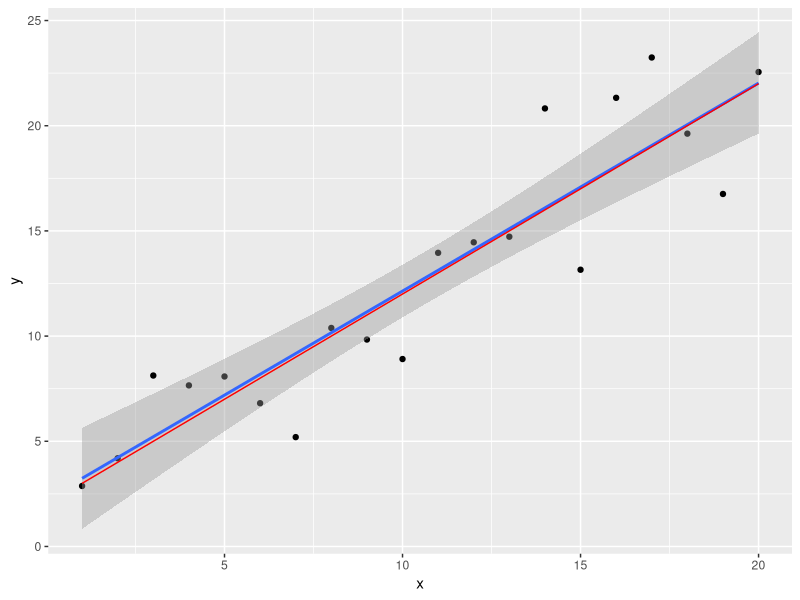
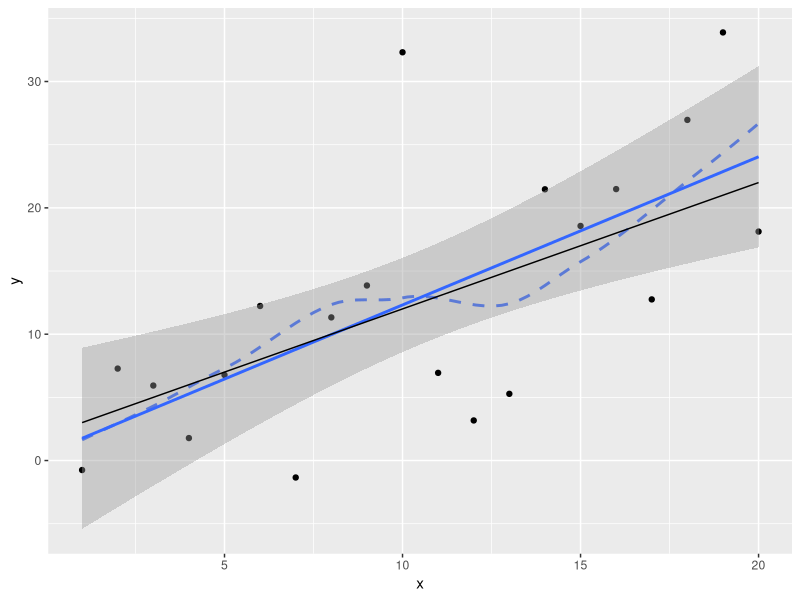
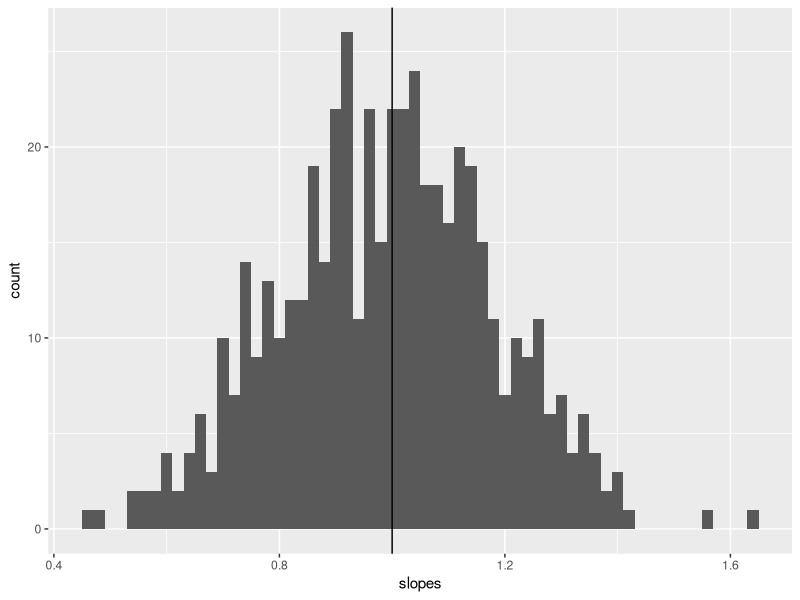
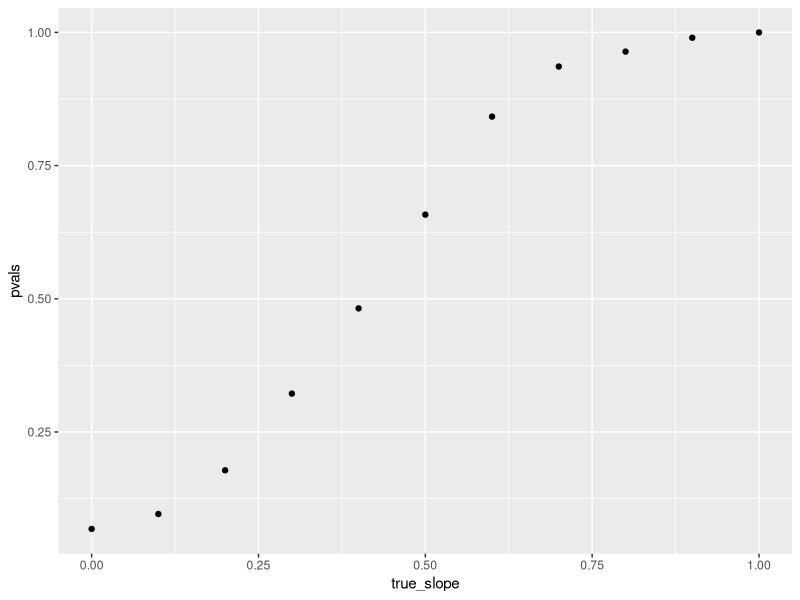

The R source for these figures, in order:
## ---- chunk 1
knitr::opts_chunk$set(fig.width = 4, fig.height = 3)
## ---- chunk 2
x <- 1:20

a <- 2 
b <- 1
## ---- chunk 3
( y_det <- a + b * x)
## ---- chunk 4
set.seed(1001)
## ---- chunk 5
y <- rnorm(20, mean = y_det, sd = 2)
## ---- chunk 6
y <- rnorm(20, mean = a + b*x, sd = 2)
y
## ---- chunk 7
library(tidyverse) 
ggplot(data.frame(x, y, y_det), aes(x=x, y=y)) + 
	geom_point() + 
	geom_smooth(method = "lm") + # a linear regression fit to the data
	geom_line(aes(y=y_det), color = "red") # the True relationship
## ---- chunk 8
l1 <- lm(y ~ x)
l1
## ---- chunk 9
summary(l1)
## ---- chunk 10
# The 97.5th percentile 
qnorm(1 - 0.05/2)
# and the 2.5th percentile of the normal
qnorm(0.05/2)
## ---- chunk 11
# a
2.251 + 1.96*1.234
2.251 - 1.96*1.234
# b
0.989 + 1.96*0.103 
0.989 - 1.96*0.103 
## ---- chunk 12
confint(l1)
## ---- chunk 13
ggplot(data.frame(x=x, y=rnorm(20, mean = a + b * x, sd = 6)), aes(x,y)) + 
	geom_point() + 
	geom_smooth(se = FALSE, linetype = 2) + # a loess curve
	geom_smooth(method = "lm") + # a linear regression
	stat_function(fun = function(x) a + b*x) # the True relationship
## ---- chunk 14
est_lm_power <- function(x, intercept = 2, slope = 1, sd = 5, nsim = 500){
	
	# create two vectors to store the p-values and estimates of the slope from each simulated experiment
	pvals <- slopes <- numeric(length = nsim)
	
	# calculate the deterministic expectation
	# Note that x must be provided by the user. 
	# It remains the same in each iteration
	y_det <- intercept + slope * x
	
	# each of the nsim loops is a simulated experiment
	for(i in 1:nsim){
		
		# create simulated data with noise determined by sd
		y <- rnorm(n=length(x), mean = y_det, sd = sd)

		# fit the linear regression model
		model <- lm(y~x)

		# extract the p-value for the regression slope ("x")
		pvals[i] <- coef(summary(model))["x","Pr(>|t|)"]
		# and the estimated slope for "x"
		slopes[i] <- coef(summary(model))["x","Estimate"]
	}

return( data.frame(pvals, slopes) )	
	
}
## ---- chunk 15
p1 <- est_lm_power(x)
with(p1, sum(pvals < 0.05) / length(pvals))
## ---- chunk 16
summary(p1$slopes)
ggplot(p1, aes(x=slopes)) + 
	geom_histogram(binwidth = 0.02) + 
	geom_vline(xintercept=1)
## ---- chunk 17
est_lm_power_slope <- function(x, intercept=2, slope=seq(0,1, length=10), sd=5, nsim=500){
	
	# set up the results data frame
	results <- data.frame(pvals = numeric(), 
			slopes = numeric(), 
			true_slope = numeric())
	
	# loop through all of the slope values
	for(i in 1:length(slope)){
		# get the results from the nsim "experiments"
		current_results <- est_lm_power(x, intercept=intercept, 
				slope=slope[i], 
				sd=sd, 
				nsim=nsim)
		#add a column to the data frame with the true slope
		current_results$true_slope <- slope[i]
		
		# add the results from the current loop to the master results data frame
		results <- rbind(results, current_results)	
	}

	return(as.data.frame(results))
}
## ---- chunk 18
p2 <- est_lm_power_slope(x, slope = seq(0,1, length = 11))

# Find the power calculated by each level of true_slope
p2 %>% 
	group_by(true_slope) %>% 
	summarise(Power = sum(pvals < 0.05)/n())
# Plot the power by true_slope... Here we use stat_summary() to do the math
# but we could have kept the previous summary and plotted that
ggplot(data = p2, aes(x = true_slope, y = pvals)) + 
	stat_summary(fun.y = function(y) sum(y < 0.05)/length(y), geom = "point")
## ---- chunk 19
# create a data.frame with all of the combinations of 
# variables over which we want to simulate data. This will be big!
df <- expand.grid(x=1:20,
		intercept=2, 
		slope=seq(0,1, length=10), 
		sd=5, 
		sim=1:500)
dim(df)
# Now simulate data based on these variables
df$y <- with(df, rnorm(n=length(x), mean=intercept+slope*x, sd=sd))
## ---- chunk 20
# install.packages("broom") # run if it's not installed
library(broom)

by_rep <- df %>% 
	group_by(slope, sim) %>% # group our data by slope and simulation number
	do(tidy( lm(y~x, data=.) )) # apply a data frame to each grouping

# Take a look at this new data frame
by_rep
## ---- chunk 21
by_rep %>% filter(term=="x") %>% # just want the slopes, not intercepts
	group_by(slope) %>% 
	summarise(power = sum(p.value < 0.05)/n()) # or equivalently: mean(p.value < 0.05))
## ---- chunk 22
est_lm_power_slope2 <- function(x, intercept=2, slope=seq(0,1, length=10), sd=5, nsim=500){ 
	require(tidyr)
	require(broom)
	
	# create data frame of deterministic components
	df <- expand.grid(x=x, intercept=intercept, slope=slope, sd=sd,	sim=1:nsim)
	
	# add in column of simulated data
	# NOTE: could also use mutate to do the same
	df$y <- with(df, rnorm(n=length(x), mean=intercept+slope*x, sd=sd))
	
	# group, fit model, extract p.values, calculate power
	by_rep <- df %>% 
		group_by(slope, sim) %>% # group our data by slope and simulation number
		do(tidy( lm(y~x, data=.) )) %>% # fit model to each group
		filter(term=="x") %>% # extract terms of slopes, not intercepts
		group_by(slope) %>% # group by slopes
		summarise(power = sum(p.value < 0.05)/n()) # calculate power
	
	return(by_rep)
}
## ---- chunk 23
system.time(est_lm_power_slope(x))
system.time(est_lm_power_slope2(x))
## ---- chunk 24
set.seed(2)
b0 <- 10
b1 <- 1.5
b2 <- -1
b3 <- 0.75
sd <- 5
# our initial data set, to which we will fit our models
df1 <- data.frame(x1=runif(n=20, min=10, max=100), 
				x2=runif(n=20, min=5, max=20),
				x3=runif(n=20, min=-8, max=8),
				x4=runif(n=20, min=0, max=50)) # notice: not in True model
df1$y <- with(df1, rnorm(n=20, mean=b0 + b1*x1 + b2*x2 + b3*x3, sd=sd))
df1
## ---- chunk 25
# fit linear models with 1, 2, 3, or all 4 terms (plus intercept)
summary(lm1 <- lm(y ~ x1, data=df1))
summary(lm2 <- lm(y ~ x1 + x2, data=df1))
summary(lm3 <- lm(y ~ x1 + x2 + x3, data=df1))
summary(lm4 <- lm(y ~ x1 + x2 + x3 + x4, data=df1))
## ---- chunk 26
# data set we will predict
df2 <- data.frame(x1=runif(n=2000, min=0, max=120), 
				x2=runif(n=2000, min=0, max=35),
				x3=runif(n=2000, min=-10, max=10),
				x4=runif(n=2000, min=0, max=50))
df2$y <- with(df2, rnorm(n=200, mean=b0 + b1*x1 + b2*x2 + b3*x3, sd=sd))
## ---- chunk 27
df2$preds1 <- predict(lm1, newdata=df2)
df2$preds2 <- predict(lm2, newdata=df2)
df2$preds3 <- predict(lm3, newdata=df2)
df2$preds4 <- predict(lm4, newdata=df2)

df2 <- df2 %>% 
	gather(key="model", value="predicted", preds1, preds2, preds3, preds4)

df2 %>% group_by(model) %>% 
	summarize(variance= sum( ((y-predicted)^2)/(n()-1) ) )
